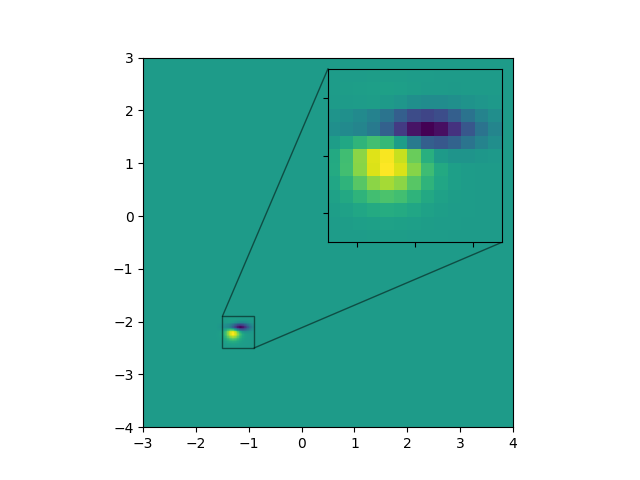

Write Python code to recreate this figure.
# 引入所需库
import matplotlib
import matplotlib.pyplot as plt
import numpy as np
from matplotlib import cbook
matplotlib.use('TkAgg')


fig, ax = plt.subplots()

# 加载数据
Z = cbook.get_sample_data("axes_grid/bivariate_normal.npy")
# 创建一个名为Z2的二维数组
# 将 Z 复制到 Z2 的指定区域
Z2 = np.zeros((150, 150))
ny, nx = Z.shape
Z2[30:30+ny, 30:30+nx] = Z
# extent参数用于设置图像的显示范围
extent = (-3, 4, -4, 3)
# 显示 Z2 图像
ax.imshow(Z2, extent=extent, origin="lower")

# 定义一个放大区域的坐标x1, x2, y1, y2
x1, x2, y1, y2 = -1.5, -0.9, -2.5, -1.9
# 创建一个新的坐标轴axins
axins = ax.inset_axes(
    [0.5, 0.5, 0.47, 0.47],
    # 将axins的显示范围设置为x1, x2, y1, y2，并将axins的坐标轴刻度标签设置为空
    xlim=(x1, x2), ylim=(y1, y2), xticklabels=[], yticklabels=[])
# 显示缩放后图像
axins.imshow(Z2, extent=extent, origin="lower")
# 在主坐标轴上显示放大区域的边界
ax.indicate_inset_zoom(axins, edgecolor="black")

plt.show()
